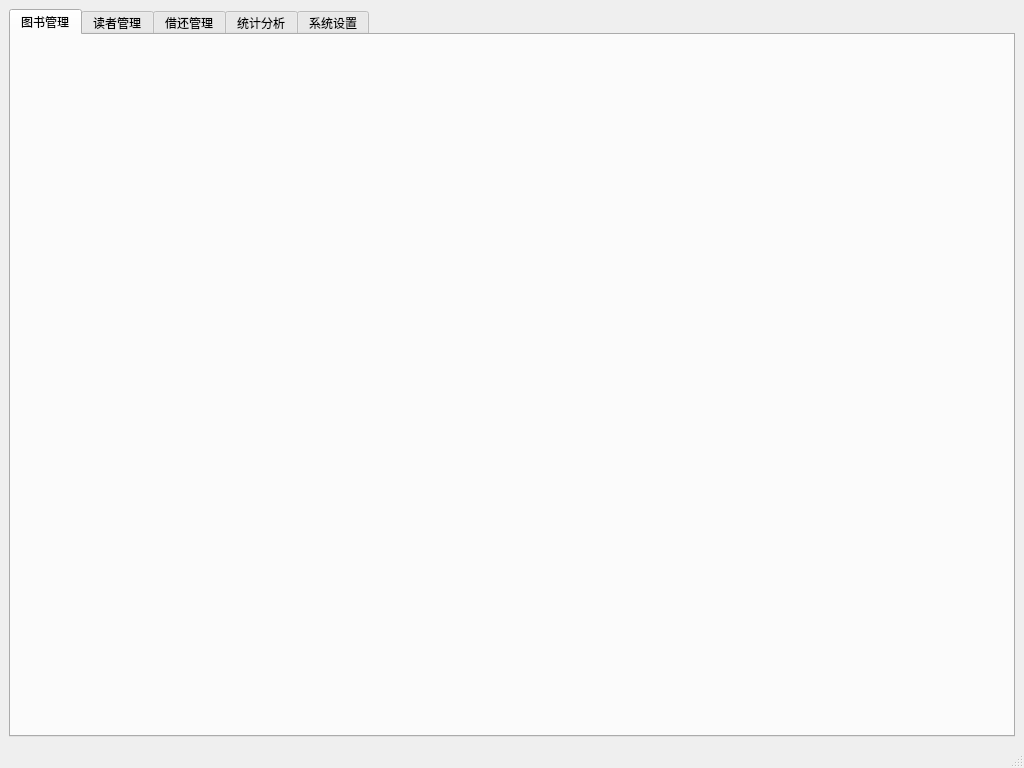
<?xml version="1.0" encoding="UTF-8"?>
<ui version="4.0">
 <class>MainWindow</class>
 <widget class="QMainWindow" name="MainWindow">
  <property name="geometry">
   <rect>
    <x>0</x>
    <y>0</y>
    <width>1024</width>
    <height>768</height>
   </rect>
  </property>
  <property name="windowTitle">
   <string>图书与借阅管理系统</string>
  </property>
  <widget class="QWidget" name="centralwidget">
   <layout class="QVBoxLayout" name="verticalLayout">
    <item>
     <widget class="QTabWidget" name="tabWidget">
      <widget class="QWidget" name="bookTab">
       <attribute name="title">
        <string>图书管理</string>
       </attribute>
      </widget>
      <widget class="QWidget" name="readerTab">
       <attribute name="title">
        <string>读者管理</string>
       </attribute>
      </widget>
      <widget class="QWidget" name="borrowTab">
       <attribute name="title">
        <string>借还管理</string>
       </attribute>
      </widget>
      <widget class="QWidget" name="statsTab">
       <attribute name="title">
        <string>统计分析</string>
       </attribute>
      </widget>
      <widget class="QWidget" name="settingsTab">
       <attribute name="title">
        <string>系统设置</string>
       </attribute>
      </widget>
     </widget>
    </item>
   </layout>
  </widget>
  <widget class="QMenuBar" name="menubar">
   <property name="geometry">
    <rect>
     <x>0</x>
     <y>0</y>
     <width>1024</width>
     <height>21</height>
    </rect>
   </property>
  </widget>
  <widget class="QStatusBar" name="statusbar"/>
 </widget>
 <resources/>
 <connections/>
</ui>
